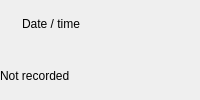
                 <widget class="QFrame" name="galleryDateBlock">
                  <property name="accessibleName">
                   <string>DateBlock</string>
                  </property>
                  <property name="role" stdset="0">
                   <string>galleryMetadataBlock</string>
                  </property>
                  <layout class="QVBoxLayout" name="galleryDateLayout">
                   <item>
                    <layout class="QHBoxLayout" name="galleryDateLabelHeadingLayout" stretch="0,1">
                     <property name="leftMargin">
                      <number>0</number>
                     </property>
                     <property name="topMargin">
                      <number>0</number>
                     </property>
                     <property name="rightMargin">
                      <number>0</number>
                     </property>
                     <property name="bottomMargin">
                      <number>0</number>
                     </property>
                     <property name="spacing">
                      <number>6</number>
                     </property>
                     <item>
                      <widget class="QLabel" name="galleryDateLabelIcon">
                       <property name="role" stdset="0">
                        <string>sectionIcon</string>
                       </property>
                       <property name="iconKey" stdset="0">
                        <string>calendar</string>
                       </property>
                       <property name="text">
                        <string />
                       </property>
                       <property name="minimumSize">
                        <size>
                         <width>16</width>
                         <height>16</height>
                        </size>
                       </property>
                       <property name="maximumSize">
                        <size>
                         <width>16</width>
                         <height>16</height>
                        </size>
                       </property>
                      </widget>
                     </item>
                     <item>
                      <widget class="QLabel" name="galleryDateLabel">
                       <property name="accessibleName">
                        <string>DateLabel</string>
                       </property>
                       <property name="role" stdset="0">
                        <string>secondary</string>
                       </property>
                       <property name="textInteractionFlags">
                        <set>Qt::TextSelectableByMouse</set>
                       </property>
                       <property name="wordWrap">
                        <bool>false</bool>
                       </property>
                       <property name="text">
                        <string>Date / time</string>
                       </property>
                       <property name="textRole" stdset="0">
                        <string>caption</string>
                       </property>
                      </widget>
                     </item>
                    </layout>
                   </item>
                   <item>
                    <widget class="QLabel" name="galleryDateValue">
                     <property name="accessibleName">
                      <string>DateValue</string>
                     </property>
                     <property name="text">
                      <string>Not recorded</string>
                     </property>
                     <property name="wordWrap">
                      <bool>true</bool>
                     </property>
                     <property name="textInteractionFlags">
                      <set>Qt::TextSelectableByMouse</set>
                     </property>
                     <property name="textRole" stdset="0">
                      <string>value</string>
                     </property>
                    </widget>
                   </item>
                   <property name="spacing">
                    <number>4</number>
                   </property>
                   <property name="leftMargin">
                    <number>0</number>
                   </property>
                   <property name="topMargin">
                    <number>0</number>
                   </property>
                   <property name="rightMargin">
                    <number>0</number>
                   </property>
                   <property name="bottomMargin">
                    <number>0</number>
                   </property>
                  </layout>
                 </widget>
